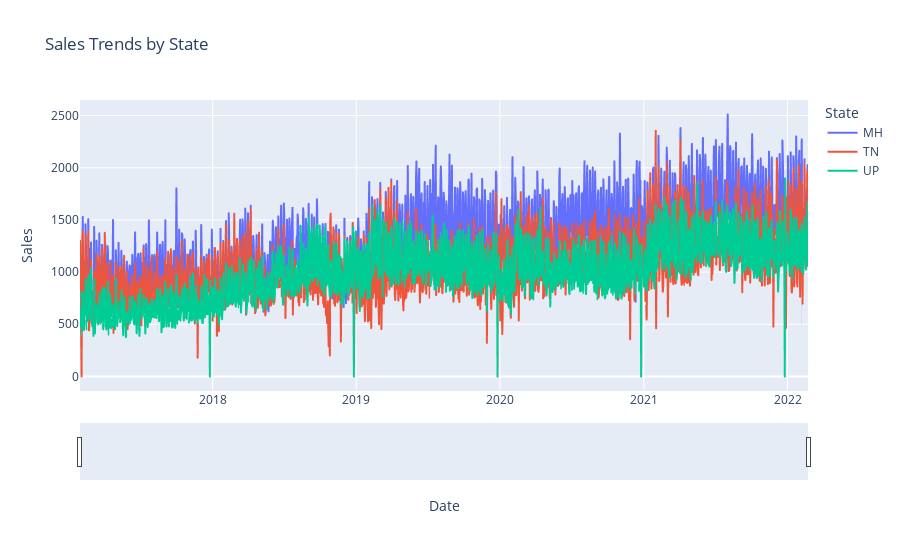

The code cell stored with this chart in its notebook:
### Code cell
fig = px.line(state_sales_trends, x='Date', y='Sales', color='State', title='Sales Trends by State')
fig.update_xaxes(rangeslider_visible=True)
fig.show()

### Figure 1 — Plotly figure (JSON) as saved in the notebook; plotly's stock layout.template omitted (floating-point values rounded to 4 significant figures; data arrays with more than 128 entries replaced by an {"elided": "..."} marker saying what was removed)
{"data": [{"hovertemplate": "State=MH<br>Date=%{x}<br>Sales=%{y}<extra></extra>", "legendgroup": "MH", "line": {"color": "#636efa", "dash": "solid"}, "marker": {"symbol": "circle"}, "mode": "lines", "name": "MH", "showlegend": true, "type": "scattergl", "x": {"elided": "1851 str values"}, "xaxis": "x", "y": {"elided": "1851 int values"}, "yaxis": "y"}, {"hovertemplate": "State=TN<br>Date=%{x}<br>Sales=%{y}<extra></extra>", "legendgroup": "TN", "line": {"color": "#EF553B", "dash": "solid"}, "marker": {"symbol": "circle"}, "mode": "lines", "name": "TN", "showlegend": true, "type": "scattergl", "x": {"elided": "1851 str values"}, "xaxis": "x", "y": {"elided": "1851 int values"}, "yaxis": "y"}, {"hovertemplate": "State=UP<br>Date=%{x}<br>Sales=%{y}<extra></extra>", "legendgroup": "UP", "line": {"color": "#00cc96", "dash": "solid"}, "marker": {"symbol": "circle"}, "mode": "lines", "name": "UP", "showlegend": true, "type": "scattergl", "x": {"elided": "1851 str values"}, "xaxis": "x", "y": {"elided": "1851 int values"}, "yaxis": "y"}], "layout": {"legend": {"title": {"text": "State"}, "tracegroupgap": 0}, "title": {"text": "Sales Trends by State"}, "xaxis": {"anchor": "y", "domain": [0, 1], "rangeslider": {"visible": true}, "title": {"text": "Date"}}, "yaxis": {"anchor": "x", "domain": [0, 1], "title": {"text": "Sales"}}}}
